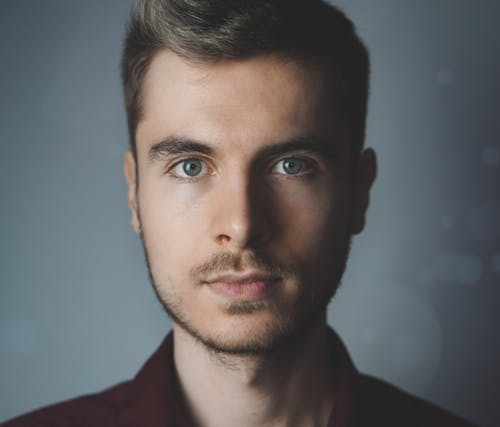
#> input picture Digital Image Processing/OpenCV/gallery/face1.jpg, 500 x 427 px; its folder holds only this picture in this run
$ python threshImg.py
#> lines starting #> are read from the running program, lines starting #| are printed output that depends on the picture; after the words box and inside, x2 and y2 are one past the last pixel; in counts of white or black regions, pixels touching at a corner belong together
import cv2
import numpy as np
from glob import glob


threshold = 85
img = cv2.imread(*glob("./gallery/face1*"))
#> img is the input picture: shape (427, 500, 3); mean B, G, R 99.6, 98.5, 99
grayImg = cv2.cvtColor(img, cv2.COLOR_BGR2GRAY)
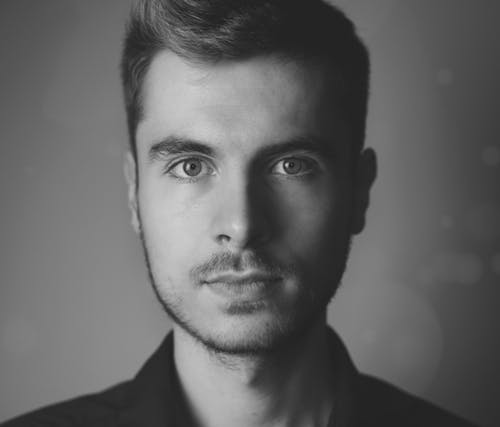
#> grayImg: shape (427, 500); min 23, max 211, mean 98.8
imgHeight, imgWidth = grayImg.shape[:2]
#> imgHeight = 427; imgWidth = 500
binImg = np.zeros((imgHeight, imgWidth), dtype="uint8")

# [4 lines of commented-out code are left out]

ret, binImg = cv2.threshold(grayImg, threshold, 255, cv2.THRESH_BINARY)
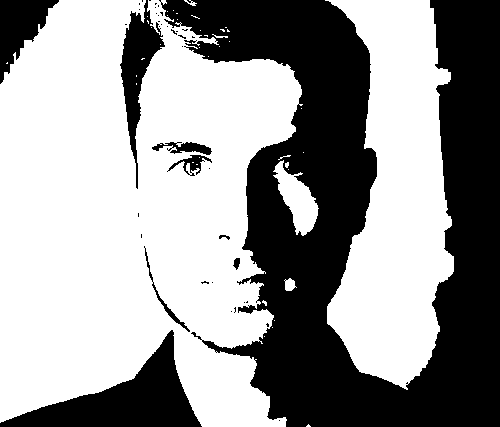
#> binImg: shape (427, 500); 59.7% white; 41 black regions (32 under 20 px), largest, box (x1, y1, x2, y2) and area: (159, 0, 500, 427) 72277, (0, 330, 202, 427) 7323, (120, 0, 165, 189) 2853
#> ret = 85
adaBinImg = cv2.adaptiveThreshold(grayImg, 255, cv2.ADAPTIVE_THRESH_GAUSSIAN_C, cv2.THRESH_BINARY, 115, 1)
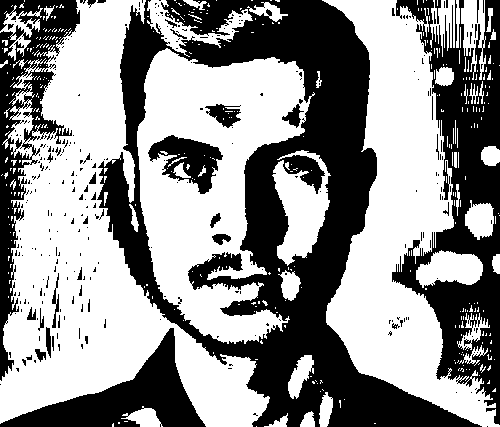
#> adaBinImg: shape (427, 500); 56.9% white; 299 black regions (261 under 20 px), largest, box (x1, y1, x2, y2) and area: (97, 0, 482, 427) 51592, (392, 0, 500, 425) 18954, (0, 0, 80, 381) 9127
cv2.namedWindow("Gray Image")
cv2.namedWindow("Adaptive Threshold Image")
cv2.namedWindow("Binary Image")

cv2.imshow("Gray Image", grayImg)
cv2.imshow("Adaptive Threshold Image", adaBinImg)
cv2.imshow("Binary Image", binImg)
ch = cv2.waitKey(0)
#> (key Esc is pressed here)

cv2.destroyAllWindows()
